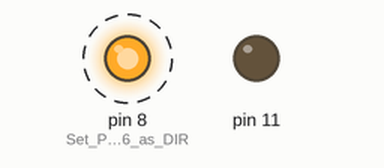
This sketch was run on a simulated Arduino Uno, built with avr-gcc and run on an emulated ATmega328P. Shown: output pins drawn as LEDs (lit = HIGH). Dashed ring = blinking. Pins used as bus, display or sensor lines are not drawn.

Above: at 0.4 s.
Timing chart, 0 to 4.0 s (numbered marks = the images above):
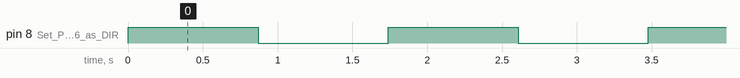

Measured:
- by itself, pin 8 (Set_Pin_6_as_DIR): alternates HIGH for 0.87 s and LOW for 0.87 s

The sketch:

StepperRun_sUCCESS_20230623121455.ino
```cpp
int x;

void setup() {
  pinMode(9,OUTPUT);    //Set Pin 7 as PUL
  pinMode (8,OUTPUT);   //Set Pin 6 as DIR
  pinMode (11,OUTPUT);
}

void loop() {
  digitalWrite(11,LOW);

  digitalWrite(8,HIGH);
      //Set high level direction
  int steps = 2000;
  int delaytime = 200;
  for (x=0; x<steps;x++)        //Repeat 400 times a revolution when setting is 400 on driver
  {
    digitalWrite(9,HIGH);    //Output high
    delayMicroseconds(delaytime);   //Set rotate speed
    digitalWrite(9,LOW);      //Output low
    delayMicroseconds(delaytime);    //Set rotate speed
  }
  delay(50);
  digitalWrite(8,LOW);
      // Set high level direction
  for(x=0;x<steps;x++)
  {
    digitalWrite(9,HIGH);
    delayMicroseconds(delaytime);
    digitalWrite(9,LOW);
    delayMicroseconds(delaytime);
  }
  delay(50);

}
```
